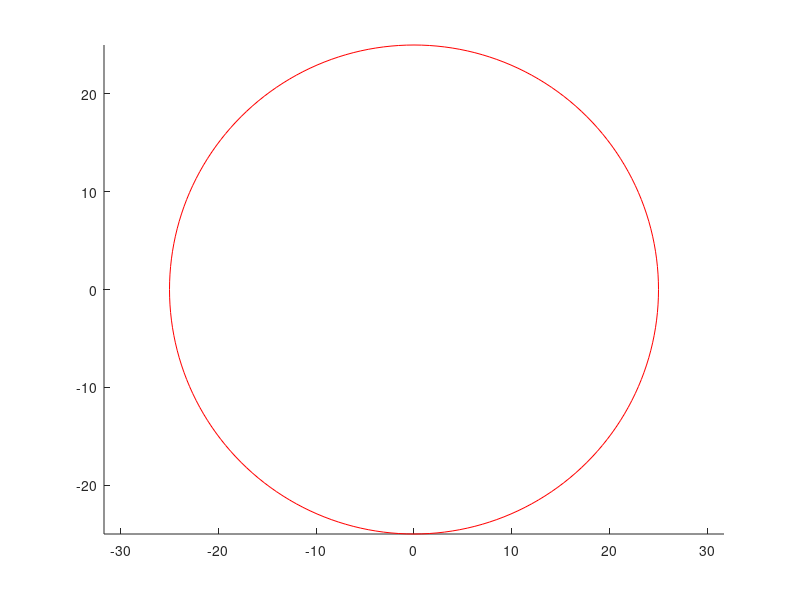

Here is the MATLAB script that generated this plot: (Note: this script raises an error after producing the figure.)
% TO-DO: This script needs to be converted to a function, that
%        takes parameters and returns the file-pointer / location
%        to the array_layout.xml file that is read by FEKO.
%        Also the comments need to be updated, in order to be consistent
%        with that of FEKO.

%  Generates a set of random points, with a minimum average distance
%  between them
clear 

clf
axis equal
hold on

% Some details of the freq., wavelength, etc.
c0 = 299792458;    % Speed of light in free-space
freq = c0;       % The operating frequency (70MHz (70e6) for SKA, c0 for dipoles)
lambda = c0/freq   % The operating wavelength
k0 = 2*pi/lambda;  % The free-space wave-number
DEG2RAD = pi/180;  % For converting degrees to radians
RAD2DEG = 180/pi;  % For converting radians to degrees

START_SCHEME = 1; % How do we start with the list of elements that we will include
                  % 0 - old technique, start from element with most
                  %     potential candidates
                  % 1 - new technique, start from element closest to centre
                  
FA_OUTPUT = 1     % How we write the array layout to the file
                  % 0 - standard 'FA' card format - distribution follows in
                  %     *.pre file (has to be copied manually from the
                  %     file and pasted in the *.pre file)
                  % 1 - write out a *.xml MAGUS finite array distribution
                  % 2 - write out a format used in many FEKDDM-x projects:
                  %     #arr_posX[1] = 0.5*#lam        ** Element 1 X position
                  %     #arr_posY[1] = 0.75*#lam       ** Element 1 Y position
                  %     #arr_posZ[1] = 0               ** Element 1 Z position

% See issue FEKDDM-5.2: Updated now this script to write out only an
% array_layout.xml file, corresponding to the first quadrant (we will
% use this in FEKO to create a circular array for the DGFM)
FIRST_QUADRANT_ONLY = 0;
                  
x1=0;                  % The unit circle X co-ordinate
y1=0;                  % The unit circle X co-ordinate
rc=25*lambda;          % The unit circle size (for large arrays, this should be ~25xlambda +)

numTotPoints = 100     % The total number of points that will be calculated
distAvMin = lambda*2 % The minimum average distance between the samples (make 1.2 for SKA)

% declare now some variables here for the X, Y co-ordinates and also the
% distance to each (R)
X = zeros(numTotPoints,1);
Y = zeros(numTotPoints,1);
R = zeros(numTotPoints,1);

[x,y,z] = cylinder([rc rc],200);
plot(x(1,:)+x1,y(1,:)+y1,'r')

for t=1:numTotPoints %loop until doing numTotPoints points inside the circle
[x, y]=cirrdnPJ(x1,y1,rc);
plot(x,y,'x')
% Display the node numbers on the triangle
%text(x,y,num2str(t),'FontSize',16);
%pause(0.01) %if you want to see the point being drawn
% Store now the X and Y co-cordinate
X(t) = x;
Y(t) = y;
R(t) = sqrt(x^2 + y^2);
end

% Loop now over the points and calculate the distance between each and
% store the result as a 2-dimensional array containing therefore 0s on
% diagonal
distArray = zeros(numTotPoints, numTotPoints);
for m=1:numTotPoints
    for n=1:numTotPoints
        distArray(m,n) = sqrt( (X(m)-X(n))^2 + (Y(m)-Y(n))^2 );
    end
end
% Print out the distance array
distArray;

% Now loop over all the elements in the distance array and keep all elements
% for which the distance from that element to all the others are more or equal 
% to the distAvMin (note, this is only for the case where m <> n). The IDs of
% the points that fulfills this requirement is stored in elemIDs.

elemIDs = zeros(numTotPoints, numTotPoints);
%elemIDs(:) = -1; % Initialise all the elemIDs to -1
for m=1:numTotPoints
    for n=m+1:numTotPoints
        if (distArray(m,n) >= distAvMin) 
            elemIDs(m,n) = 1;
            elemIDs(n,m) = 1;
        end
        % set the diagonal element to be 1        
    end
    elemIDs(m,m) = 1;
end

% Print out the element IDs
elemIDs;

% Find an element to start from
if (START_SCHEME == 0)
    % Loop over all the rows in the matrix and find the one with the most
    % non-zero entries (this will be a good starting point combination for the
    % candidate elements)
    numNonZeroEntries = 0;
    for m=1:numTotPoints
        if (length(find(elemIDs(m,:))) >= numNonZeroEntries)
            candidateRow = m;
            numNonZeroEntries = length(find(elemIDs(m,:)));
            candidateEntries = find(elemIDs(m,:));
        end
    end
else
    % Start from the element that is closest to the centre of the circle
    [minR,candidateRow] = min(R)
    numNonZeroEntries = length(find(elemIDs(m,:)));
    candidateEntries = find(elemIDs(m,:));
end

% Write out the data obtained above, i.e. the candidateRow index, the
% number of non-zero entries, as well as the element positions
candidateRow;
numNonZeroEntries;
candidateEntries;

% Now that we have the candidateRowEntries, we need to check the distances
% between all of them, and discard those that are not sufficient.
for m=1:numNonZeroEntries
    % Check whether we have already discarded this entry from the list
    % if so, then we just continue to the next one
    if (candidateEntries(m)<=0)
        continue;
    end 
    for n=1:numNonZeroEntries        
        % Check whether we have already discarded this entry from the list
        % if so, then we just continue to the next one
        if (candidateEntries(n)<=0)
            continue;
        end 
        if (elemIDs(candidateEntries(n),candidateEntries(m)) ~= 1)
        % Cannot use this entry - mark as -1 and continue with next one
            candidateEntries(m) = 0;
            break;
        end
    end
end

candidateEntries;
% Extract now only the final entries
finalEntries = candidateEntries(find(candidateEntries > 0));
numFinalEntries = length(finalEntries)

% 28.11.2012:
% ----------
% We now have the final entries, but we need to add the correct phasing.
% Currently, we only allow a phasing along the Z/X-axis for a planar array
% located on the X-Y plane:
elPhase = zeros(numFinalEntries,1);

%before we continue, the elements need to be sorted in ascending X-values
[Xsorted perm] = sort(X(finalEntries(:)));
% Also permute now the finalEntries to be in this order
Ysorted = Y(finalEntries(perm));

% Plot the final points
for el = 1:numFinalEntries
    plot(Xsorted(el),Ysorted(el), 'ro', 'MarkerSize', 16)
    text(Xsorted(el),Ysorted(el),num2str(el),'FontSize',16);
    xyString = sprintf('(%5.2f,%5.2f)',Xsorted(el),Ysorted(el));
    text(Xsorted(el)+0.25,Ysorted(el),xyString,'FontSize',10);
end

% Now calculate for each of the elements along the X-axis, the correct
% phase - use a modified version of Eq. (8.7) in "Computational Electromagnetics 
% for RF and Microwave Engineering", DB Davidson. 

% Scan angle, Theta, in radians
Theta = 0 * DEG2RAD
% Calculate now the correct phasing of each entry
phase = 0
for el = 1:numFinalEntries
    % First calculate however the progressive phase constant
    % Calculate the distance, relative to the last element
    if (el == 1)
       dist = 0; 
    else
       dist = abs(Xsorted(el) - Xsorted(el-1))
    end
    delfz = -1 * k0 * dist * sin(Theta); % Multiply here the phase offset by -1, 
                                         % for thescan angle to be in +Theta direction
    % Now phase the elements correctly
    phase = phase + delfz * RAD2DEG;
    elPhase(el) = phase; 
end

% Now that we have the final entries - write out the X and Y co-ordinates
% in  a format that can be used with the 'FA'-card (either directly in 'FA'
% card output format that can be read in PREFEKO, or as an XML file that
% can also be read by the 'FA' card
if (FA_OUTPUT == 0)
    fid = fopen('arrayXYcoordinates.txt', 'w+');
    % Write the 'FA' card (complete with the number of samples that were
    % calculated.
    % TO-DO: Danie, element phase has not already been added here
    fprintf(fid,'FA: 1 : 2 : %d :  :  :  :  :  :  :  : 0\n',numFinalEntries);
    for el = 1:numFinalEntries    
        fprintf(fid,'  :  :  :  :  :  : %f : %f : 0 :  :  : 0 : 0 : 0\n',Xsorted(el),Ysorted(el));
    end
elseif (FA_OUTPUT == 2)
    fid = fopen('arrayXYcoordinates.txt', 'w+');
    % Consistent with some of the FEKDDM-x projects for the *.pre files -
    % see e.g. FEKDDM-5.1.4: EEPs for strip dipole arrays
    fprintf(fid,'#arr_numEls = %d ** The number of array elements\n',numFinalEntries);
    for el = 1:numFinalEntries    
        fprintf(fid,'#arr_posX[%d] = %f   ** Element %d X position\n',el,Xsorted(el),el);
        fprintf(fid,'#arr_posY[%d] = %f   ** Element %d Y position\n',el,Ysorted(el),el);
        fprintf(fid,'#arr_posZ[%d] = %f   ** Element %d Z position\n',el,0.0,el);
        fprintf(fid,'#arr_rotX[%d] = %f   ** Element %d X rotation\n',el,0.0,el);
        fprintf(fid,'#arr_rotY[%d] = %f   ** Element %d Y rotation\n',el,0.0,el);
        fprintf(fid,'#arr_rotZ[%d] = %f   ** Element %d Z rotation\n',el,0.0,el);
        fprintf(fid,'\n');
    end
    
else % Standard array_layout.xml format    
    fid = fopen('array_layout.xml', 'w+');
    % First write out the header information
    fprintf(fid,'<?xml version="1.0" encoding="utf-8"?>\n');
    fprintf(fid,'<ArrayDistributionMatrix xmlns:xsi=\"http://www.w3.org/2001/XMLSchema-instance\" xmlns:xsd="http://www.w3.org/2001/XMLSchema" Version="2.0.0.0" DesignFrequency="%d" FrequencyUnit="Hz" CoordinateUnit="Meters" xmlns="http://www.antennamagus.com/schemas/ArrayDistributionMatrix.xsd"> <Elements>\n',freq);
    % See issue FEKDDM-5.2: Write out only the first quadrant of elements if FIRST_QUADRANT_ONLY is set to 1
    if (FIRST_QUADRANT_ONLY == 0)
        % Full 360 deg. circle
        for el = 1:numFinalEntries
            fprintf(fid,'            <Element Name="%d" X="%f" Y="%f" Z="0" Magnitude="1.0" Phase="%f" PhiRotation="0" ThetaRotation="0" GammaRotation="0" />\n',el,Xsorted(el),Ysorted(el),elPhase(el));
        end
    else
        % First quadrant, i.e. 0 deg. <= theta <= 90 deg.
        for el = 1:numFinalEntries
            if ( (Xsorted(el) > 0) && (Ysorted(el) > 0) )
                fprintf(fid,'            <Element Name="%d" X="%f" Y="%f" Z="0" Magnitude="1.0" Phase="%f" PhiRotation="0" ThetaRotation="0" GammaRotation="0" />\n',el,Xsorted(el),Ysorted(el),elPhase(el));
            end                
        end
    end
    fprintf(fid,'    </Elements>\n');
    fprintf(fid,'</ArrayDistributionMatrix>');
end

% Close again the file
fclose(fid);